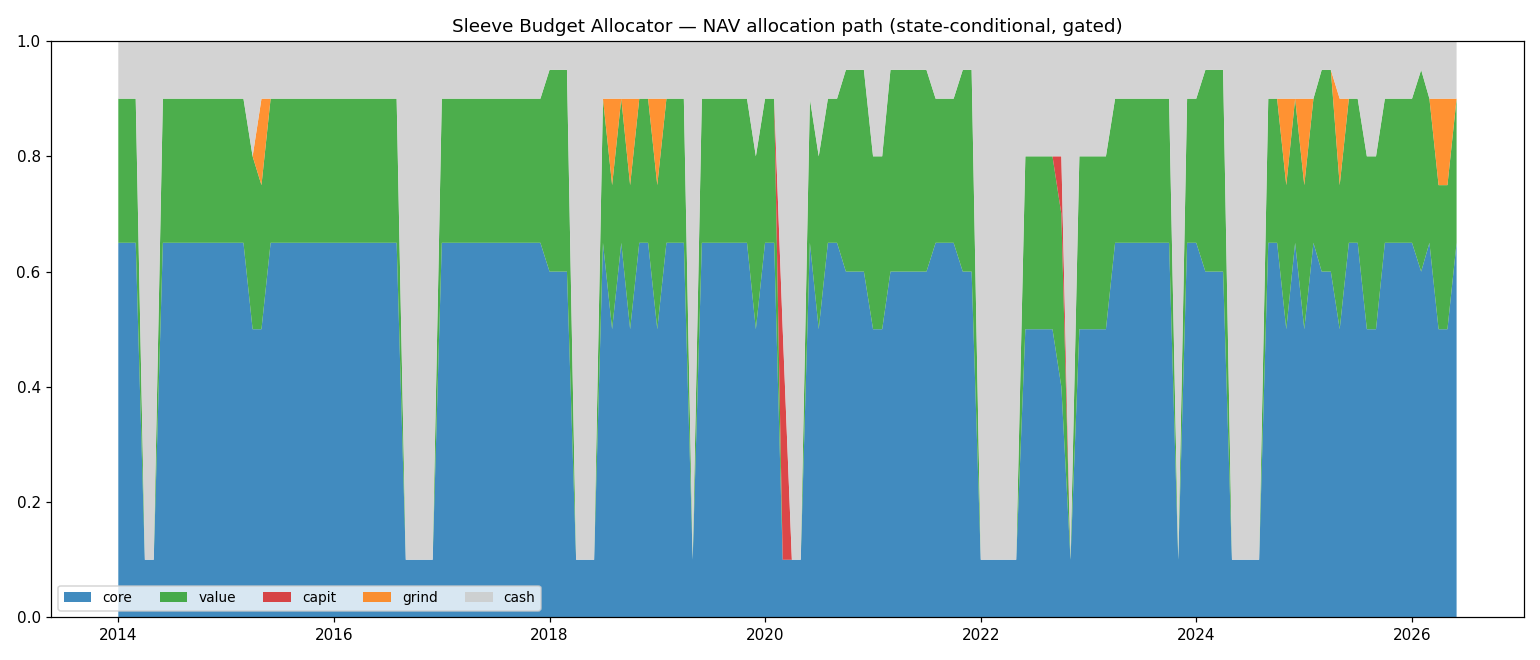

This figure's Python source:
"""
Sleeve Budget Allocator  (capital-budgeting orchestrator for the 4-sleeve book)
===============================================================================
Problem (from the interaction analysis): core + value + capitulation + grind-half
all want capital, overlapping in NEUTRAL. Stacking them naively can over-allocate
(memory: committed-sleeve hit 148% NAV in 2022). This allocator gives ONE coherent
budget: total carve-out <= 100% of NAV, state-conditional PRIORITY, and activation
gates so a sleeve only consumes capital when its signal actually fires.

Design:
  * DT5G state sets the broad risk posture (the policy row).
  * Each state has a target split across {core, value, capit, grind}; the rest = cash.
  * ACTIVATION GATES: value off in CRISIS (gated); capit only on washout
    (oversold>=40%); grind only in a NEUTRAL grind (flat index + weak breadth +
    elevated oversold). An inactive sleeve's budget reverts to core (capped) then cash.
  * CAPS: per-sleeve cap, max total sleeve carve, min core. Renormalize to <=1.

Outputs: policy table, weight timeline (PNG), activation summary, combined backtest
(core+value real P&L; capit/grind sized but parked in CASH for P&L = CONSERVATIVE,
since their streams are separately paper-traded), today's recommended allocation.

Run: python sleeve_budget_allocator.py
"""
import sys
try:
    sys.stdout.reconfigure(encoding="utf-8")
except Exception:
    pass
import numpy as np
import pandas as pd
import matplotlib
matplotlib.use("Agg")
import matplotlib.pyplot as plt

import os
WORKDIR = r"/home/trido/thanhdt/WorkingClaude"
NAVF = os.environ.get("CORE_NAV", WORKDIR + r"\data\5sys_prodspec_201401_202605_dt5g.csv")
VALF = WORKDIR + r"\data\value_book_realistic.csv"
STATEF = WORKDIR + r"\data\dt5g_vnindex.csv"
ECOF = WORKDIR + r"\data\ecology_panel.csv"
STATE_LBL = {1: "CRISIS", 2: "BEAR", 3: "NEUTRAL", 4: "BULL", 5: "EXBULL"}

# ---- POLICY: target NAV fractions per state (when all relevant sleeves active) ----
# rows sum <= 1.0; remainder = cash. Fit per Fitness Matrix #3:
#   CRISIS  -> mostly cash; capitulation is the only tactical edge; core(mom) inverts, value gated.
#   BEAR    -> defensive value + trimmed core.
#   NEUTRAL -> core + value + grind (the budget-competition zone).
#   BULL    -> core + value (both fit), no capit/grind.
#   EXBULL  -> trim gross (fragility, #4): smaller core+value.
POLICY = {
    1: dict(core=0.10, value=0.00, capit=0.40, grind=0.00),   # CRISIS
    2: dict(core=0.40, value=0.30, capit=0.10, grind=0.00),   # BEAR
    3: dict(core=0.45, value=0.25, capit=0.05, grind=0.15),   # NEUTRAL
    4: dict(core=0.60, value=0.35, capit=0.00, grind=0.00),   # BULL
    5: dict(core=0.50, value=0.30, capit=0.00, grind=0.00),   # EXBULL
}
CAP = dict(value=0.35, capit=0.40, grind=0.20)            # per-sleeve max
# core cap is STATE-DEPENDENT: in CRISIS momentum INVERTS (#3) -> cap core hard so
# an unfired capit budget overflows to CASH, not back into bad-regime momentum.
CORE_CAP = {1: 0.10, 2: 0.50, 3: 0.70, 4: 0.70, 5: 0.50}
MAX_SLEEVE = 0.50      # value+capit+grind total carve cap


def allocate(state, capit_on, grind_on, value_on=None):
    """Return dict of NAV fractions {core,value,capit,grind,cash}, sum=1."""
    p = dict(POLICY[state])
    if value_on is None:
        value_on = (state != 1)          # value gated off in CRISIS
    # activation gates: inactive sleeve budget -> core (then capped -> cash)
    if not value_on:
        p["core"] += p["value"]; p["value"] = 0.0
    if not capit_on:
        p["core"] += p["capit"]; p["capit"] = 0.0
    if not grind_on:
        p["core"] += p["grind"]; p["grind"] = 0.0
    # per-sleeve caps (overflow -> core)
    for k in ("value", "capit", "grind"):
        if p[k] > CAP[k]:
            p["core"] += p[k] - CAP[k]; p[k] = CAP[k]
    # total sleeve carve cap
    sleeve = p["value"] + p["capit"] + p["grind"]
    if sleeve > MAX_SLEEVE:
        scale = MAX_SLEEVE / sleeve
        for k in ("value", "capit", "grind"):
            p["core"] += p[k] * (1 - scale); p[k] *= scale
    # state-dependent core cap -> overflow to CASH (key in CRISIS: no bad-regime momentum)
    p["core"] = min(p["core"], CORE_CAP[state])
    inv = p["core"] + p["value"] + p["capit"] + p["grind"]
    p["cash"] = max(0.0, 1.0 - inv)
    return p


def load():
    st = pd.read_csv(STATEF, parse_dates=["time"]); st["ym"] = st["time"].dt.to_period("M")
    g = st.groupby("ym")
    state = g["state"].agg(lambda s: int(s.mode().iloc[0]))
    px = g["vnindex"].last()
    eco = pd.read_csv(ECOF, parse_dates=["time"]); eco["ym"] = eco["time"].dt.to_period("M")
    em = eco.groupby("ym").agg(oversold=("pct_oversold", "mean"), breadth=("breadth200", "mean"))
    M = pd.DataFrame({"state": state, "px": px}).join(em)
    M["idx3m"] = M["px"].pct_change(3)
    # activation signals
    M["capit_on"] = M["oversold"] >= 0.30   # DEMO proxy; production uses real pt_capitulation signal
    M["grind_on"] = (M["state"] == 3) & (M["idx3m"].abs() < 0.05) & (M["breadth"] < 0.45)
    return M.dropna(subset=["state"])


def ann(ret):
    ret = ret.dropna()
    mu = ret.mean()*12; sd = ret.std(ddof=1)*np.sqrt(12)
    nav = (1+ret).cumprod(); dd = (nav/nav.cummax()-1).min()
    return dict(CAGR=mu*100, Sharpe=mu/sd if sd > 0 else 0,
                Sortino=mu/(ret[ret < 0].std(ddof=1)*np.sqrt(12)) if (ret < 0).any() else 0,
                MaxDD=dd*100, Calmar=mu/abs(dd) if dd < 0 else np.nan)


def fmt(m):
    return (f"CAGR {m['CAGR']:5.1f}%  Sharpe {m['Sharpe']:.2f}  Sortino {m['Sortino']:.2f}  "
            f"MaxDD {m['MaxDD']:6.1f}%  Calmar {m['Calmar']:.2f}")


def book_monthly(col):
    nav = pd.read_csv(NAVF, parse_dates=["time"]).set_index("time")[col]
    r = nav.resample("ME").last().pct_change(); r.index = r.index.to_period("M")
    return r.dropna()


def main():
    M = load()
    print("=== POLICY (target NAV fractions per state; rest = cash) ===")
    print(pd.DataFrame(POLICY).T.rename(index=STATE_LBL).to_string())
    print(f"sleeve caps {CAP} | max_total_sleeve {MAX_SLEEVE} | core cap by state {CORE_CAP}")

    # build allocation path
    alloc = M.apply(lambda r: allocate(int(r["state"]), bool(r["capit_on"]), bool(r["grind_on"])),
                    axis=1, result_type="expand")
    A = pd.concat([M[["state", "capit_on", "grind_on"]], alloc], axis=1)
    print(f"\nActivation over {len(A)} months: capit fires {int(A['capit_on'].sum())}, "
          f"grind fires {int(A['grind_on'].sum())}")
    print("Mean allocation by state:")
    print(A.groupby("state")[["core", "value", "capit", "grind", "cash"]].mean()
          .rename(index=STATE_LBL).round(2).to_string())

    # combined backtest (CONSERVATIVE: capit/grind parked in cash for P&L)
    value = pd.read_csv(VALF); value.columns = ["ym", "v"]
    value["ym"] = pd.PeriodIndex(value["ym"], freq="M"); value = value.set_index("ym")["v"]
    print("\n=== COMBINED BACKTEST (orchestrated vs core-alone vs naive fixed-30% value) ===")
    print("    (capit/grind sized by allocator but parked in CASH for P&L -> CONSERVATIVE)")
    for col, lbl in [("V4_V121_ENS_TQ34b", "V12.1 core"), ("V5_V4_KellyQ2", "V5 core")]:
        core = book_monthly(col)
        idx = core.index.intersection(value.index).intersection(A.index)
        c, v, a = core.loc[idx], value.loc[idx], A.loc[idx]
        # normalize core+value within the (core+value) invested part for clean P&L attribution
        orch = a["core"]*c + a["value"]*v          # capit/grind/cash -> 0
        base = c                                    # core alone (already self-gated)
        fixed = 0.7*c + 0.3*v
        oos = idx >= pd.Period("2020-01")
        print(f"\n  -- {lbl}")
        print(f"     core alone      : {fmt(ann(base))}")
        print(f"     fixed 30% value : {fmt(ann(fixed))}")
        print(f"     ORCHESTRATED    : {fmt(ann(orch))}")
        print(f"       avg weights: core {a['core'].mean():.2f} value {a['value'].mean():.2f} "
              f"cash {a['cash'].mean():.2f} | OOS orch {fmt(ann(orch[oos]))}")

    # today's recommendation
    last = A.iloc[-1]
    print(f"\n=== TODAY ({M.index[-1]}) — DT5G {STATE_LBL[int(last['state'])]}, "
          f"capit {'ON' if last['capit_on'] else 'off'}, grind {'ON' if last['grind_on'] else 'off'} ===")
    print(f"  Recommended NAV split: core {last['core']:.0%} | value {last['value']:.0%} | "
          f"capit {last['capit']:.0%} | grind {last['grind']:.0%} | cash {last['cash']:.0%}")

    # plot weight timeline
    fig, ax = plt.subplots(figsize=(14, 6))
    A2 = A.copy(); A2.index = A2.index.to_timestamp()
    ax.stackplot(A2.index, A2["core"], A2["value"], A2["capit"], A2["grind"], A2["cash"],
                 labels=["core", "value", "capit", "grind", "cash"],
                 colors=["#1f77b4", "#2ca02c", "#d62728", "#ff7f0e", "#cccccc"], alpha=0.85)
    ax.set_ylim(0, 1); ax.legend(loc="lower left", ncol=5, fontsize=9)
    ax.set_title("Sleeve Budget Allocator — NAV allocation path (state-conditional, gated)")
    fig.tight_layout(); fig.savefig(WORKDIR + r"\sleeve_budget_allocator.png", dpi=110)
    A.to_csv(WORKDIR + r"\data\sleeve_allocation_path.csv")
    print("\nSaved: sleeve_budget_allocator.png | data/sleeve_allocation_path.csv")


if __name__ == "__main__":
    main()
